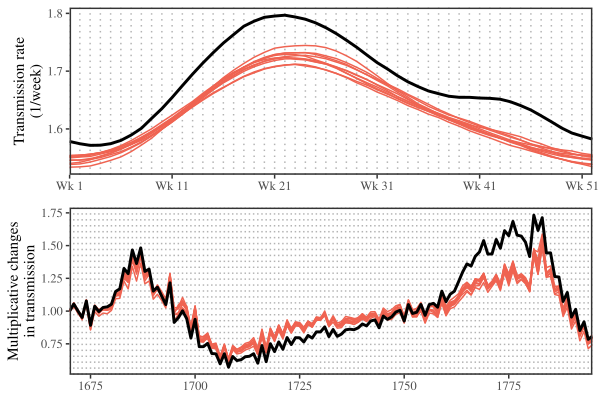

Write R code to recreate this figure.
library(dplyr)
library(ggplot2); theme_set(theme_bw(base_family = "Times"))
library(egg)
library(cmdstanr)
library(gridExtra)
load("../simulate/simulate_rep.rda")
load("../stanfit_sir_perturb_demog_dd_rep/stanfit_sir_perturb_demog_dd_cmdstanr_rep1.rda")
load("../stanfit_sir_perturb_demog_dd_rep/stanfit_sir_perturb_demog_dd_cmdstanr_rep2.rda")
load("../stanfit_sir_perturb_demog_dd_rep/stanfit_sir_perturb_demog_dd_cmdstanr_rep3.rda")
load("../stanfit_sir_perturb_demog_dd_rep/stanfit_sir_perturb_demog_dd_cmdstanr_rep4.rda")
load("../stanfit_sir_perturb_demog_dd_rep/stanfit_sir_perturb_demog_dd_cmdstanr_rep5.rda")
load("../stanfit_sir_perturb_demog_dd_rep/stanfit_sir_perturb_demog_dd_cmdstanr_rep6.rda")
load("../stanfit_sir_perturb_demog_dd_rep/stanfit_sir_perturb_demog_dd_cmdstanr_rep7.rda")
load("../stanfit_sir_perturb_demog_dd_rep/stanfit_sir_perturb_demog_dd_cmdstanr_rep8.rda")
load("../stanfit_sir_perturb_demog_dd_rep/stanfit_sir_perturb_demog_dd_cmdstanr_rep9.rda")
load("../stanfit_sir_perturb_demog_dd_rep/stanfit_sir_perturb_demog_dd_cmdstanr_rep10.rda")

betaorig <- data.frame(
  week=1:52,
  true=exp(simulate_rep[[1]]$logbeta)
)

betadata <- lapply(1:10, function(x){
  dd <- get(paste0("summary_sir_perturb_demog_dd_cmdstanr_laplace_rep", x))
  
  data.frame(
    week=1:52,
    fit=x,
    est=exp(dd$median[grepl("logbeta\\[", dd$variable)]),
    lwr=exp(dd$q5[grepl("logbeta\\[", dd$variable)]),
    upr=exp(dd$q95[grepl("logbeta\\[", dd$variable)])
  )
}) %>%
  bind_rows

g1 <- ggplot(betadata) +
  geom_vline(xintercept=1:52, lty=3, col="gray70") +
  geom_line(aes(week, est, group=fit), col="#EF6351") +
  geom_line(data=betaorig, aes(week, true), lwd=1) +
  scale_x_continuous("Week of year", expand=c(0, 0),
                     breaks=c(1, 11, 21, 31, 41, 51),
                     labels=c("Wk 1", "Wk 11", "Wk 21", "Wk 31", "Wk 41", "Wk 51")) +
  scale_y_continuous("Transmission rate\n(1/week)") +
  theme(
    panel.grid = element_blank(),
    panel.border = element_rect(linewidth=1),
    axis.title.x = element_blank()
  )

epsilonorig <- data.frame(
  year=unique(simulate_rep[[1]][[1]]$year)+1669,
  true=exp(simulate_rep[[1]]$epsilon)
)

epsilondata <- lapply(1:10, function(x){
  dd <- get(paste0("summary_sir_perturb_demog_dd_cmdstanr_laplace_rep", x))
  
  data.frame(
    year=unique(simulate_rep[[1]][[1]]$year)+1669,
    fit=x,
    est=(dd$median[grepl("^epsilon\\[", dd$variable)]),
    lwr=(dd$q5[grepl("^epsilon\\[", dd$variable)]),
    upr=(dd$q95[grepl("^epsilon\\[", dd$variable)])
  )
}) %>%
  bind_rows

g2 <- ggplot(epsilondata) +
  geom_vline(xintercept=unique(simulate_rep[[1]][[1]]$year)+1669, lty=3, col="gray70") +
  geom_line(aes(year, exp(est), group=fit), col="#EF6351") +
  geom_line(data=epsilonorig, aes(year, true), lwd=1) +
  scale_x_continuous("Year", expand=c(0, 0)) +
  scale_y_continuous("Multiplicative changes\nin transmission") +
  theme(
    panel.grid = element_blank(),
    panel.border = element_rect(linewidth=1),
    axis.title.x = element_blank()
  )

gcomb <- ggarrange(g1, g2, nrow=2)

ggsave("figure_stanfit_rep.pdf", gcomb, width=6, height=4)
